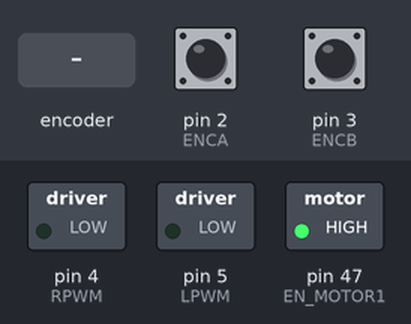
Bench run of a sketch on a simulated Arduino Mega 2560, built with avr-gcc and run on an emulated ATmega2560. Parts: switched loads named in the sketch (green lamp = pin HIGH). The test bench sets the inputs (shaded band); at power-on: pin 2 (ENCA) HIGH, pin 3 (ENCB) HIGH. What the sketch prints to the serial monitor is not drawn.

Above: at 0.12 s.
At 1.2 s:
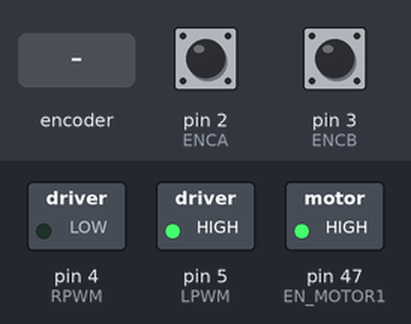
1.3 s: rotary encoder on pin 2 (ENCA) / pin 3 (ENCB) turned 1 step (first pin leading)
At 3.8 s:
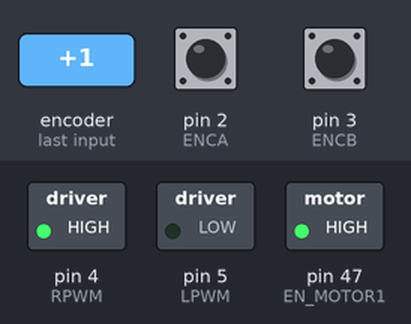
Timing chart, 0 to 13.5 s (numbered marks = the images above; inputs shaded):
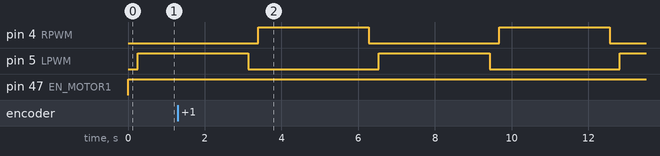

The sketch:

PID_MOTOR.ino
```cpp
////RIGHT MOTOR
#define ENCA 2 // Yellow wire
#define ENCB 3 // White wire
#define RPWM 4
#define LPWM 5
#define EN_MOTOR1 47

/*
/////LEFT MOTOR
#define ENCA 21 // Yellow wire
#define ENCB 20 // White wire
#define RPWM 9
#define LPWM 8
#define EN_MOTOR1 49
*/

int pos = 0;
volatile int posi = 0;
long prevT = 0;
float eprev = 0;
float eintegral = 0;

//PID setup

double kp = 1.0, ki = 0.0, kd = 0.02;
double input = 0.0, output = 0.0, setpoint = 0.0;

void setup() {
  // put your setup code here, to run once:

  Serial.begin(9600);
  pinMode(ENCA, INPUT);
  pinMode(ENCB, INPUT);
  pinMode(RPWM,OUTPUT);
  pinMode(LPWM,OUTPUT);
  pinMode(EN_MOTOR1,OUTPUT);
  attachInterrupt(digitalPinToInterrupt(ENCA),readEncoder_right,RISING);
  Startmotor_right(0,0);
  digitalWrite(EN_MOTOR1, LOW);
}

void loop() {

 // set target position
  //int target = 1000;
  int target = 1000*sin(prevT/1e6);

  // PID constants
  float kp = 1;
  float kd = 0.01;
  float ki = 0;

  // time difference
  long currT = micros();
  float deltaT = ((float) (currT - prevT))/( 1.0e6 );
  prevT = currT;

 // Read the position
  pos = 0;
  noInterrupts(); // disable interrupts temporarily while reading
  pos = posi;
  interrupts(); // turn interrupts back on

  // error
  int e = pos - target;

  // derivative
  float dedt = (e-eprev)/(deltaT);

  // integral
  eintegral = eintegral + e*deltaT;

  // control signal
  float u = kp*e + kd*dedt + ki*eintegral;

  // motor power
  float pwr = fabs(u);
  if( pwr > 255 ){
    pwr = 255;
  }

  if(((pos-target) <= 5) && (pos>target)){
    pwr = 0;
    }

  // motor direction
  int dir = -1;
  if(u<0){
    dir = 1;
  }
  else{
    dir = -1;
    }

  // signal the motor
  Startmotor_right(dir,pwr);


  // store previous error
  eprev = e;

  //Serial.print(pwr);
  //Serial.print(" ");
  //Serial.print(target);
  //Serial.print(" ");
  Serial.println(pos);
  //Serial.print(" ");
  //Serial.print(dir);
  //Serial.println();


}

void Startmotor_left(int dir, int pwm){
  digitalWrite(EN_MOTOR1, HIGH);
  if(dir == 1){
    analogWrite(LPWM,0);
    analogWrite(RPWM,pwm);
    }
  else if(dir == -1){
    analogWrite(LPWM,pwm);
    analogWrite(RPWM,0);
    }
  else{
  analogWrite(LPWM,0);
  analogWrite(RPWM,0);
  digitalWrite(EN_MOTOR1, LOW);
  }
}

void Startmotor_right(int dir, int pwm){
  digitalWrite(EN_MOTOR1, HIGH);
  if(dir == 1){
    analogWrite(LPWM,pwm);
    analogWrite(RPWM,0);
    }
  else if(dir == -1){
    analogWrite(LPWM,0);
    analogWrite(RPWM,pwm);
    }
  else{
  analogWrite(LPWM,0);
  analogWrite(RPWM,0);
  digitalWrite(EN_MOTOR1, LOW);
  }
}

void readEncoder_left(){
  int b = digitalRead(ENCB);
  if(b>0){
    posi--;
    }
  else{
    posi++;
  }
}

void readEncoder_right(){
  int b = digitalRead(ENCB);
  if(b>0){
    posi++;
    }
  else{
    posi--;
  }
}
```

Measured:
- by itself, pin 4 (RPWM), pin 5 (LPWM): alternates HIGH for 2.9 s and LOW for 3.4 s
